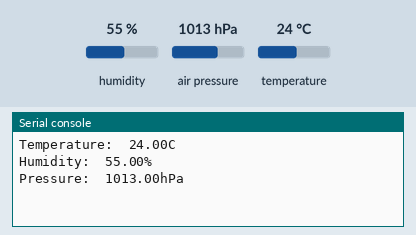
This program was run on a simulated ESP32 board running MicroPython. Parts: the last lines printed to the serial console. The test bench sets the inputs (shaded band); at power-on: humidity 55 %, air pressure 1013 hPa, temperature 24 °C.

Above: at 1.2 s.
1.3 s: humidity set to 22 %
At 6.3 s:
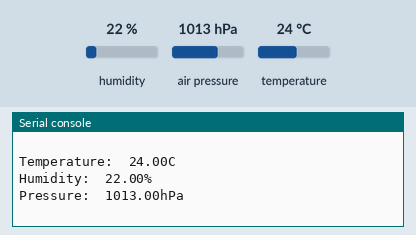
7.3 s: air pressure set to 952 hPa
At 10.6 s:
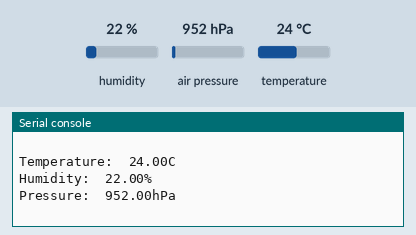

Measured:
- after the input at 1.3 s, the serial console: prints a new line after 3.7 s (image 1)
- after the input at 7.3 s, the serial console: prints a new line after 2.7 s (image 2)

The program:

bme_280_readings.py
```python
# Complete project details at https://RandomNerdTutorials.com

from machine import Pin, I2C
from time import sleep
import BME280

# ESP32 - Pin assignment
#i2c = I2C(scl=Pin(22), sda=Pin(21), freq=10000)
# ESP8266 - Pin assignment
i2c = I2C(scl=Pin(5), sda=Pin(4), freq=10000)

while True:
  bme = BME280.BME280(i2c=i2c)
  temp = bme.temperature
  hum = bme.humidity
  pres = bme.pressure
  # uncomment for temperature in Fahrenheit
  #temp = (bme.read_temperature()/100) * (9/5) + 32
  #temp = str(round(temp, 2)) + 'F'
  print('Temperature: ', temp)
  print('Humidity: ', hum)
  print('Pressure: ', pres)
  print()

  sleep(5)
```
